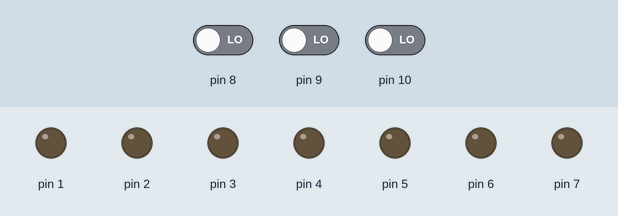
This sketch was run on a simulated Arduino Uno, built with avr-gcc and run on an emulated ATmega328P. On the bench: output pins drawn as LEDs (lit = HIGH). The test bench sets the inputs (shaded band); at power-on: pin 8 LOW, pin 9 LOW, pin 10 LOW.

Above: at 1.2 s.
1.3 s: pin 8 driven HIGH
At 2.1 s:
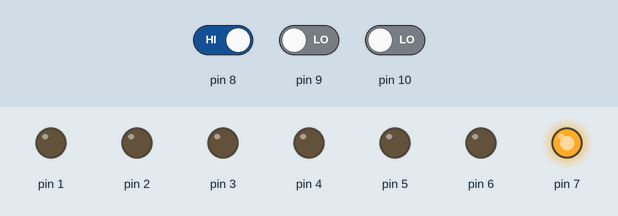
At 8.1 s:
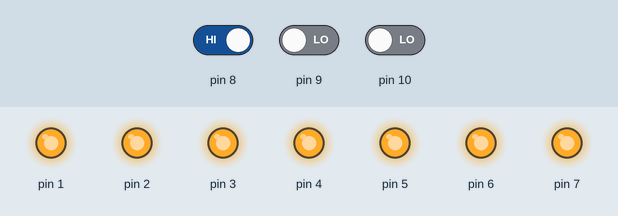
Timing chart, 0 to 9.6 s (numbered marks = the images above; inputs shaded):
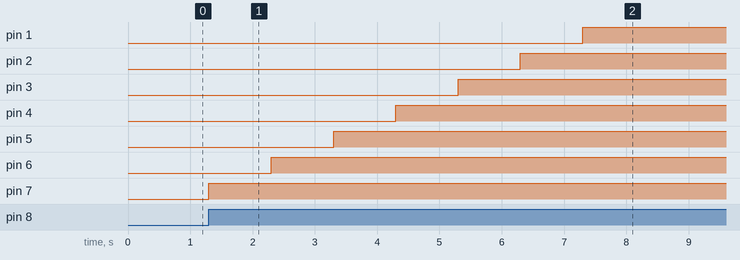

The sketch:

sketch_oct2.ino
```cpp
void setup() {
  // put your setup code here, to run once:
  pinMode (1,OUTPUT);
  pinMode (2,OUTPUT);
  pinMode (3,OUTPUT);
  pinMode (4,OUTPUT);
  pinMode (5,OUTPUT);
  pinMode (6, OUTPUT);
  pinMode (7, OUTPUT);
}

void loop() {
  // put your main code here, to run repeatedly:
  int button1 = digitalRead(8);
  int button2 = digitalRead(9);
  int button3 = digitalRead(10);

  if (button1 == HIGH){
    digitalWrite(7,HIGH);
    delay(1000);
    digitalWrite(6,HIGH);
    delay(1000);
    digitalWrite(5,HIGH);
    delay(1000);
    digitalWrite(4,HIGH);
    delay(1000);
    digitalWrite(3,HIGH);
    delay(1000);
    digitalWrite(2,HIGH);
    delay(1000);
    digitalWrite(1,HIGH);
    }
    if (button2 == HIGH){
    digitalWrite(1,HIGH);
    delay(1000);
    digitalWrite(2,HIGH);
    delay(1000);
    digitalWrite(3,HIGH);
    delay(1000);
    digitalWrite(4,HIGH);
    delay(1000);
    digitalWrite(5,HIGH);
    delay(1000);
    digitalWrite(6,HIGH);
    delay(1000);
    digitalWrite(7,HIGH);
      }
    if (button3 == HIGH){
    digitalWrite(1,LOW);
    digitalWrite(2,LOW);
    digitalWrite(3,LOW);
    digitalWrite(4,LOW);
    digitalWrite(5,LOW);
    digitalWrite(6,LOW);
    digitalWrite(7,LOW);
      }
}
```

Measured:
- after the input at 1.3 s, pin 1: LOW → HIGH after 6.0 s; pin 2: LOW → HIGH after 5.0 s; pin 3: LOW → HIGH after 4.0 s; pin 4: LOW → HIGH after 3.0 s; pin 5: LOW → HIGH after 2.0 s
